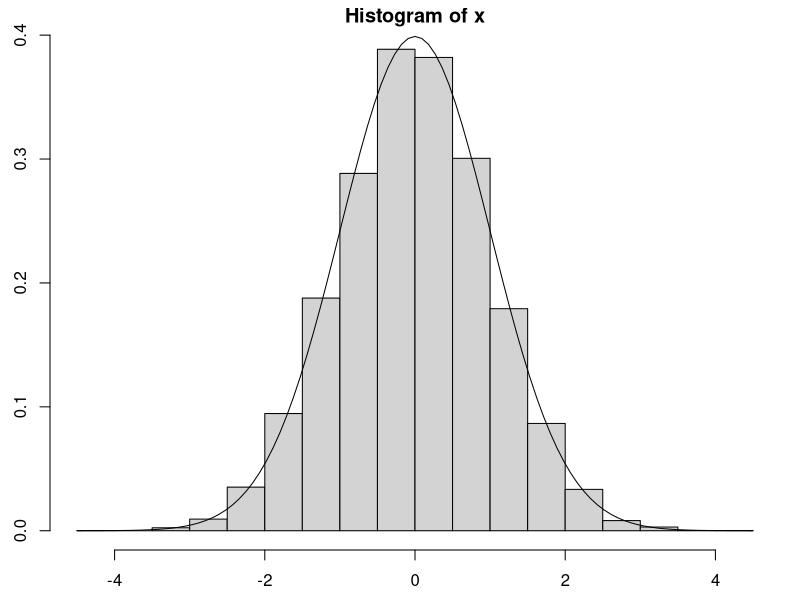

Write R code to recreate this figure.

## ------------------------------------------------------------------------
set.seed(42)
x <- rnorm(10000)
mean(x)


## ----knit-sample-fig-01, fig.height = 1.8, echo=F------------------------
par(mar=c(2.5, 2.5, 1.5, 1))
hist(x, probability = TRUE)
curve(dnorm(x), add=TRUE)


